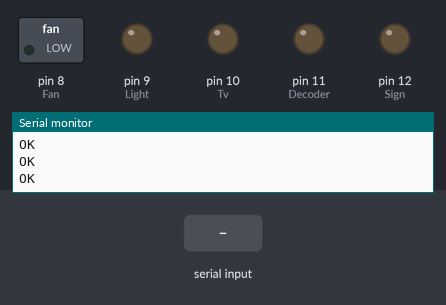
Bench run of a sketch on a simulated Arduino Uno, built with avr-gcc and run on an emulated ATmega328P. Shown: switched loads named in the sketch (green lamp = pin HIGH), output pins drawn as LEDs (lit = HIGH), the last lines printed to the serial monitor. Dashed ring = blinking. The test bench sets the inputs (shaded band). The modem accepts every AT command (registered, SIM ready, sends succeed) and sends nothing else.

Above: at 8.2 s.
8.3 s: "Fan_on" received over the second serial link
At 10.3 s:
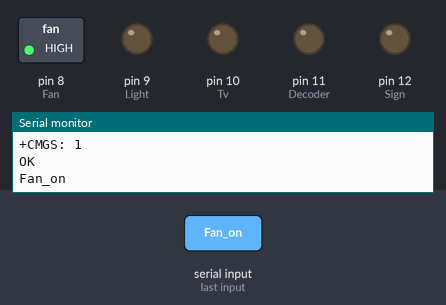
At 10.7 s:
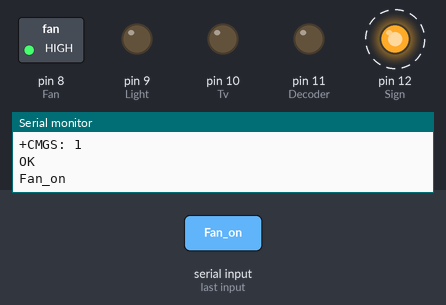
Timing chart, 0 to 15.2 s (numbered marks = the images above; inputs shaded):
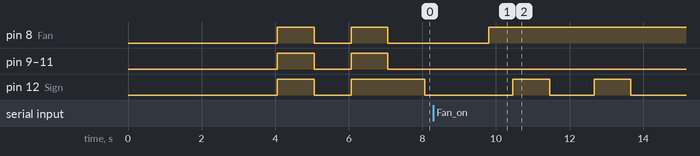

Measured:
- after the input at 8.3 s, pin 8 (Fan): LOW → HIGH after 1.5 s; pin 12 (Sign): alternates HIGH for 1.0 s and LOW for 1.2 s, 4 changes in all, then stays LOW, starting after 2.2 s

The sketch:

Workshop_project_gsm_home.ino
```cpp
#include <SoftwareSerial.h>
SoftwareSerial mySerial(3, 2);
int Fan = 8;
int Light = 9;
int Tv = 10;
int Decoder=11;
int Sign=12;
String incomingData=""; //for storing incoming serial data
String message = "";   //for storing the message

void updateSerial()
{
  delay(500);
  while (Serial.available())
  {
    mySerial.write(Serial.read());
  }
  while (mySerial.available())
  {
    Serial.write(mySerial.read());
  }
}
void receive_message()
{
  if (mySerial.available() > 0)
  {
    Signal();
    incomingData = mySerial.readString(); // Get the data from the serial port.
    Serial.print(incomingData);
    delay(500);
  }
}
void send_message(String message) //Communicate with the owner of the house
{
  mySerial.println("AT+CMGF=1");    //Set the GSM Module To mySerial Mode
  delay(200);
  mySerial.println("AT+CMGS=\"+2348105295597\""); //mobile number of the home owner
  delay(200);
  mySerial.println(message);   // The SMS to be sent to mySerial owner
  delay(200);
  Signal();
  mySerial.println((char)30);  // ASCII code of CTRL+Z
  delay(200);
  mySerial.println();
  delay(1000);
}
void Signal()
{
  digitalWrite(Sign, HIGH);
  delay(1000);
  digitalWrite(Sign, LOW);
}
void setup()
{
  pinMode(Fan, OUTPUT);
  pinMode(Light, OUTPUT);
  pinMode(Tv, OUTPUT);
  pinMode(Decoder, OUTPUT);
  pinMode(Sign, OUTPUT);
  Serial.begin(9600);
  mySerial.begin(9600);
  Serial.println("Initializing...");
  delay(1000);
  mySerial.println("AT");
  updateSerial();
  mySerial.println("ATD+2348105295597;");
  updateSerial();
  mySerial.println("AT+CMGF=1"); // Configuring TEXT mode
  updateSerial();
  mySerial.println("AT+CNMI=2,2,0,0,0\r");// set gsm module to tp show the output on serial out
  delay(500);
  updateSerial();
 // mySerial.print("INA TI DE                                                        "); //text content
  updateSerial();
  mySerial.write(26);
  digitalWrite(Fan, HIGH);
  digitalWrite(Light, HIGH);
  digitalWrite(Tv, HIGH);
  digitalWrite(Decoder, HIGH);
  digitalWrite(Sign, HIGH);
  delay(1000);
  digitalWrite(Light, LOW);
  digitalWrite(Fan, LOW);
  digitalWrite(Tv, LOW);
  digitalWrite(Decoder, LOW);
  digitalWrite(Sign, LOW);
  delay(1000);
  digitalWrite(Fan, HIGH);
  digitalWrite(Light, HIGH);
  digitalWrite(Tv, HIGH);
  digitalWrite(Decoder, HIGH);
  digitalWrite(Sign, HIGH);
  delay(1000);
  digitalWrite(Light, LOW);
  digitalWrite(Fan, LOW);
  digitalWrite(Tv, LOW);
  digitalWrite(Decoder, LOW);
  digitalWrite(Sign, LOW);
}

void loop()
{
   receive_message(); //Function for receiving sms

  if(incomingData.indexOf("Fan_on")>=0)// if received command is to turn on fan
  {

    digitalWrite(Fan, HIGH);
    message = "Fan is turned ON";
    send_message(message);// Send a sms back to confirm that the fan is turned on

  }

  if(incomingData.indexOf("Fan_off")>=0)// if received command is to turn off fan
  {

    digitalWrite(Fan, LOW);
    message = "Fan is turned OFF";
    send_message(message);// Send a sms back to confirm that the fan is turned off

  }


  receive_message(); //Function for receiving sms

  if(incomingData.indexOf("Light_on")>=0)// if received command is to turn on Light
  {

    digitalWrite(Light, HIGH);
    message = "Light is turned ON";
    send_message(message);// Send a sms back to confirm that the Light is turned on

  }

  if(incomingData.indexOf("Light_off")>=0)// if received command is to turn off Light
  {

    digitalWrite(Light, LOW);
    message = "Light is turned OFF";
    send_message(message);// Send a sms back to confirm that the Light is turned off

  }

  receive_message(); //Function for receiving sms

  if(incomingData.indexOf("Tv_on")>=0)// if received command is to turn on Tv
  {
    digitalWrite(Tv, HIGH);
    message = "Tv is turned ON";
    send_message(message);// Send a sms back to confirm that the Tv is turned on

  }

  if(incomingData.indexOf("Tv_off")>=0)// if received command is to turn off Tv
  {
    digitalWrite(Tv, LOW);
    message = "Tv is turned OFF";
    send_message(message);// Send a sms back to confirm that the Tv is turned off

    receive_message(); //Function for receiving sms

  if(incomingData.indexOf("Decoder_on")>=0)// if received command is to turn on Decoder
  {
    digitalWrite(Decoder, HIGH);
    message = "Decoder is turned ON";
    send_message(message);// Send a sms back to confirm that the Decoder is turned on

  }

  if(incomingData.indexOf("Decoder_off")>=0)// if received command is to turn off Decoder
  {
    digitalWrite(Decoder, LOW);
    message = "Decoder is turned OFF";
    send_message(message);// Send a sms back to confirm that the Decoder is turned off

   receive_message(); //Function for receiving sms

  if(incomingData.indexOf("All_on")>=0)// if received command is to turn on All
  {
     digitalWrite(Fan, HIGH);
     digitalWrite(Light, HIGH);
     digitalWrite(Tv, HIGH);
     digitalWrite(Decoder, HIGH);
    message = "All is turned ON";
    send_message(message);// Send a sms back to confirm that the All is turned on

  }

  if(incomingData.indexOf("All_off")>=0)// if received command is to turn off All
  {
    digitalWrite(Light, LOW);
    digitalWrite(Fan, LOW);
    digitalWrite(Tv, LOW);
    digitalWrite(Decoder, LOW);
    message = "All is turned OFF";
    send_message(message);// Send a sms back to confirm that the All is turned off

  }
}
  // put your main code here, to run repeatedly:


}}
```
